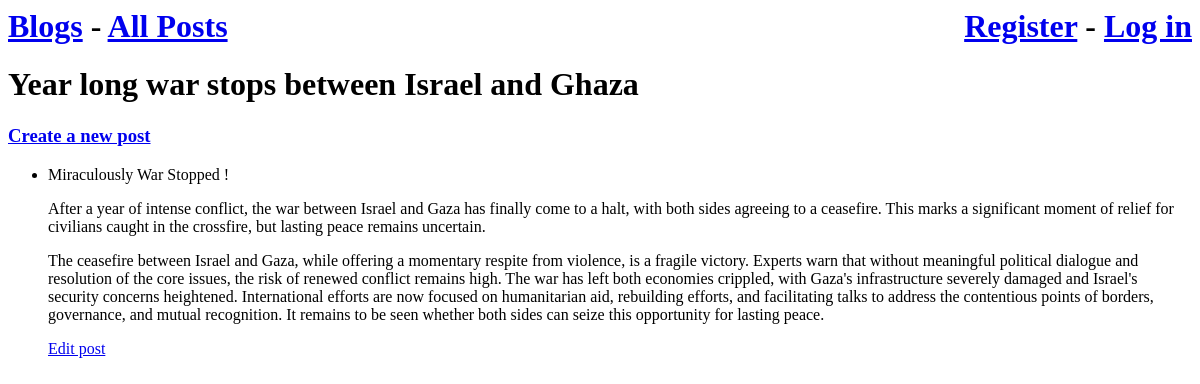
The page /blogs/1 on the database as committed earlier.
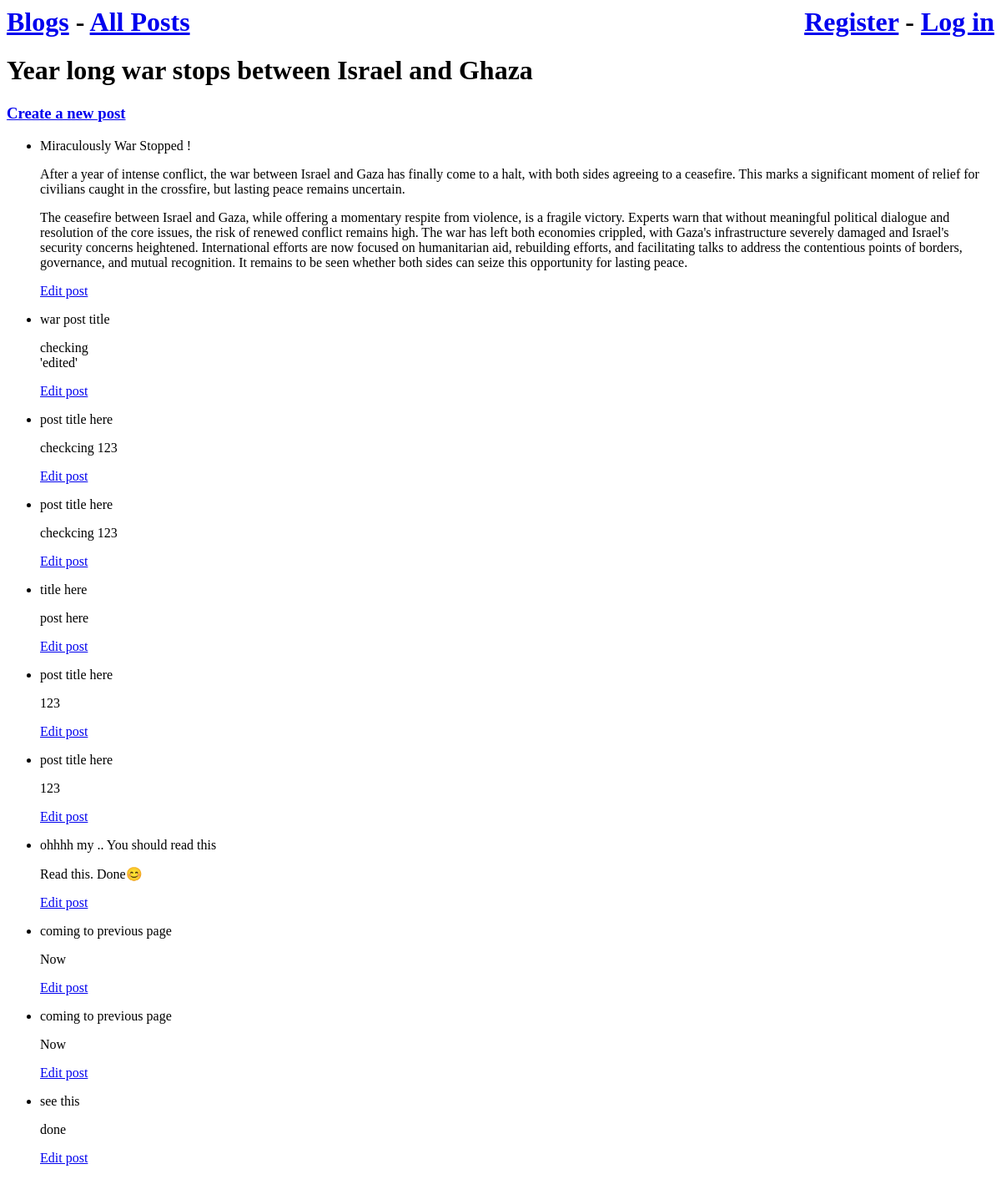
The same page on the database as committed later.
### blogs/models.py (models this page shows, shortened)
class blog_post(models.Model): # if forgot models.Model then app won't makemigrations.
    f_key=models.ForeignKey(blog_name,on_delete=models.CASCADE)
    post_name=models.CharField(max_length=150)
    post=models.TextField()

### blogs/views.py (the view)
# urls.py: path('blogs/<int:blog_id>',views.blog,name='blogs'),
def blog(request,blog_id):
    name=blog_name.objects.get(id=blog_id)
    post=blog_post.objects.filter(f_key=name)
    context={'blog_name':name,'post_name':post}
    return render(request,'blogs/blog.html',context)

### blogs/templates/blogs/blog.html
{% extends "blogs/base.html" %}
{% block content %}
<h1>
    {{blog_name.b_name}}
</h1>
<h3>
    <a href="{%url 'blogs:new_posts' blog_name.id %}">
        Create a new post
    </a>
</h3>
<ul>
    {%for x in post_name%}
    <li>
        {{x.post_name|linebreaks}}
        {{x.post|linebreaks}}
    </li>
    <a href="{%url 'blogs:edit_posts' x.id%}">Edit post</a>
    {%endfor%}
</ul>
{% endblock content %}

Rows that differ between the two databases and show on the page:
added blog_post: post_name "war post title", post "checking 'edited'"
added blog_post: post_name "post title here", post "checkcing 123"
added blog_post: post_name "post title here", post "checkcing 123"
added blog_post: post_name "title here", post "post here"
added blog_post: post_name "post title here", post "123"
added blog_post: post_name "post title here", post "123"
added blog_post: post_name "ohhhh my .. You should read this", post "Read this. Done😊"
added blog_post: post_name "coming to previous page", post "Now"
added blog_post: post_name "coming to previous page", post "Now"
added blog_post: post_name "see this", post "done"
